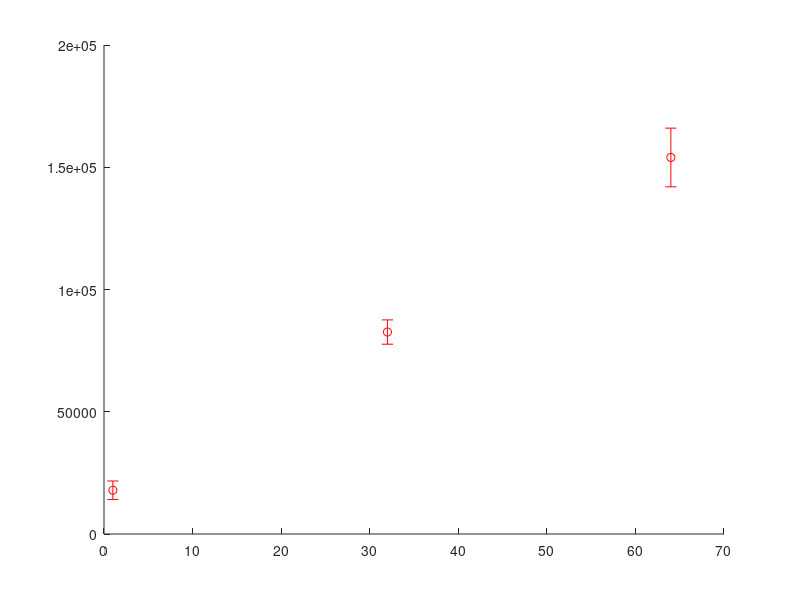

The MATLAB script that drew this image: (Note: this script raises an error after producing the figure.)
clear all
close all

global invT2
global k fita fitb

npulse = [1, 32, 64];

C1207001 = [17.9e3, 82.6e3, 154e3];
C1207001err = [3.78e3, 4.97e3, 12e3];


%C1207001 fits redone using (a-b*exp((x/t)^k)) instead of (a-a*exp((x/t)^k))





hold on

errorbar(npulse,C1207001,C1207001err,'ro','LineWidth',2,'MarkerFaceColor','r')

grid on
guess=[3.5,2];
alpha=0.318;
% [NV4,R,J,CovB]=nlinfit(npulse', C1207004', @inverseT2_edited, guess,'Weights',C1207004err');
% NV4
% ci4 = nlparci(NV4,R,'Jacobian',J,'alpha',alpha)
% hold on
% plot(npulse,invT2,'g')
% k4=k;
% fita4=fita;
% % fitb4=fitb;
% 
% [NV2,R,J,CovB]=nlinfit(npulse', C1207002', @inverseT2_edited, guess,'Weights',C1207002err');
% NV2
% hold on
% ci2 = nlparci(NV2,R,'Jacobian',J,'alpha',alpha)
% plot(npulse,invT2,'b')
% k2=k;
% fita2=fita;
% fitb2=fitb;

[NV1,R,J,CovB]=nlinfit(npulse', C1207001', @inverseT2_edited, guess,'Weights',C1207001err')
NV1
ci1 = nlparci(NV1,R,'Jacobian',J,'alpha',alpha)
hold on
plot(npulse,invT2,'r')
k1=k;
fita1=fita;
% fitb1=fitb;



set(gca,'xscale','log','Fontweight','bold','FontSize',14)
set(gca,'yscale','log','Fontweight','bold','FontSize',14)


plot(npulse,k1,'r')
hold on

